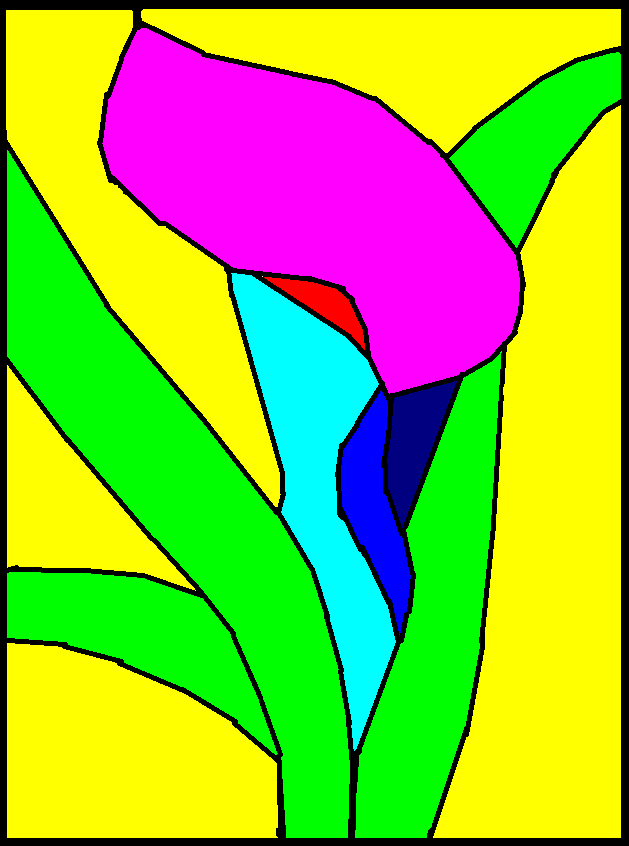
#> input picture vitraz/uploads/vitraz.png, 629 x 846 px
$ python -i app.py   (imports and definitions only)
#> lines starting #> are read from the running program, lines starting #| are printed output that depends on the picture; after the words box and inside, x2 and y2 are one past the last pixel; in counts of white or black regions, pixels touching at a corner belong together
### vitraz/record_manager.py
import logging

logging.basicConfig(level=logging.INFO, format='%(asctime)s [%(levelname)s] %(message)s')
logger = logging.getLogger(__name__)

class RecordManager:
    def __init__(self):
        self.records = {}

    def on_create(self, record_id, data):
        if record_id in self.records:
            raise ValueError(f"Záznam s ID {record_id} již existuje!")
        selfrecords[record_id] = data
        logger.info(f"Záznam {record_id} vytvořen s daty: {data}")
        return {"message": f"Záznam {record_id} vytvořen", "data": data}

    # [13 lines left out: functions on_update, on_delete, not called in this run]

### vitraz/app.py
from flask import Flask, render_template, request, jsonify, send_file
from PIL import Image
import cv2
import numpy as np
import os
import json
import logging
from io import BytesIO
from record_manager import RecordManager

# [1 line not run here, left out]
# [1 line that did not run here, left out]
# [1 line that did not run here, left out]
# [9 lines not run here, left out]
logger = logging.getLogger(__name__)

# Katalog barev
COLOR_CATALOG = {
    "maroon": (128, 0, 0),
    "red": (255, 0, 0),
    "orange": (255, 165, 0),
    "yellow": (255, 255, 0),
    "olive": (128, 128, 0),
    "purple": (128, 0, 128),
    "fuchsia": (255, 0, 255),
    "white": (255, 255, 255),
    "lime": (0, 255, 0),
    "green": (0, 128, 0),
    "navy": (0, 0, 128),
    "blue": (0, 0, 255),
    "aqua": (0, 255, 255),
    "teal": (0, 128, 128),
    "black": (0, 0, 0),
    "silver": (192, 192, 192)
}

# Inicializace RecordManager
record_manager = RecordManager()

# [12 lines left out: function convert_to_json_serializable, not called in this run]

def find_closest_color(rgb):
    min_dist = float('inf')
    closest_color = None
    for name, catalog_rgb in COLOR_CATALOG.items():
        dist = sum((a - b) ** 2 for a, b in zip(rgb, catalog_rgb)) ** 0.5
        if dist < min_dist:
            min_dist = dist
            closest_color = name
    return closest_color, COLOR_CATALOG[closest_color]

def analyze_image(image_path):
#> called with image_path = 'uploads/vitraz.png'
    img = cv2.imread(image_path)
#> img is the input picture: shape (846, 629, 3); mean B, G, R 56.6, 186, 146.3
    if img is None:
        raise ValueError("Nepodařilo se načíst obrázek!")

    img_rgb = cv2.cvtColor(img, cv2.COLOR_BGR2RGB)
    gray = cv2.cvtColor(img, cv2.COLOR_BGR2GRAY)
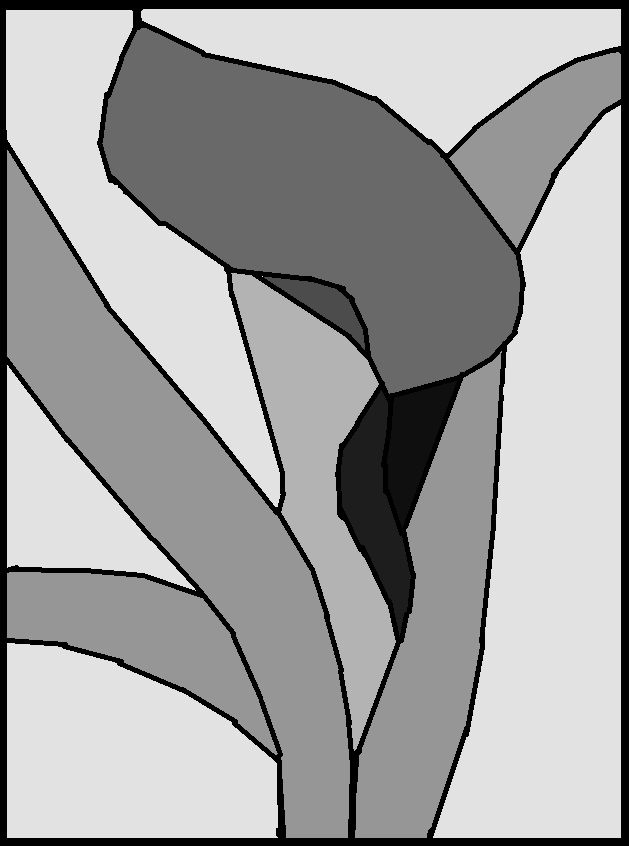
#> gray: shape (846, 629); min 0, max 255, mean 159.5

    # Převod na HSV a detekce černých linií
    hsv = cv2.cvtColor(img, cv2.COLOR_BGR2HSV)
#> hsv: shape (846, 629, 3); mean H, S, V 58, 231.1, 229.9
    lower_black = np.array([0, 0, 0])
    upper_black = np.array([180, 255, 15])
    black_mask = cv2.inRange(hsv, lower_black, upper_black)
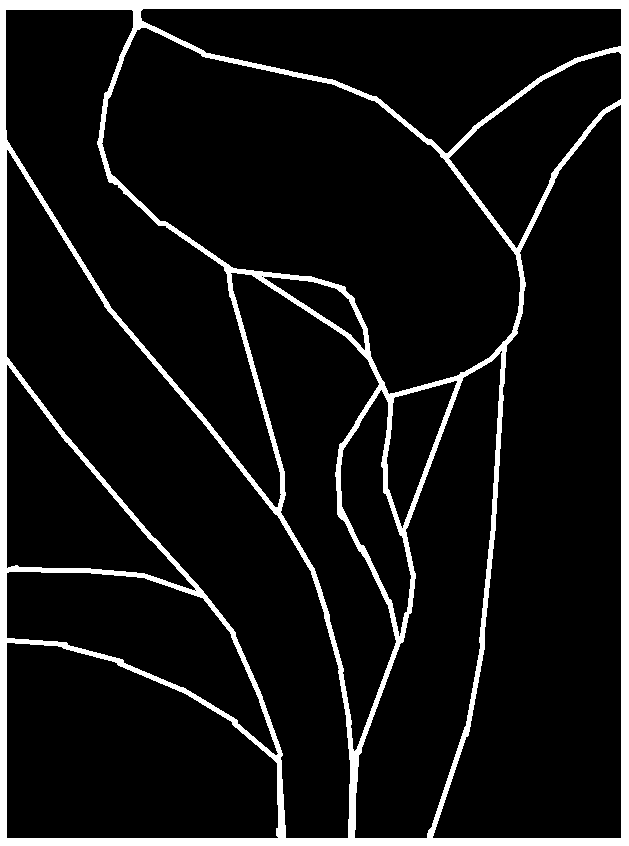
#> black_mask: shape (846, 629); 9.4% white; 1 white region, box (x1, y1, x2, y2) and area: (0, 0, 629, 846) 49829

    # Morfologické operace
    kernel = np.ones((5, 5), np.uint8)
    black_mask = cv2.dilate(black_mask, kernel, iterations=2)
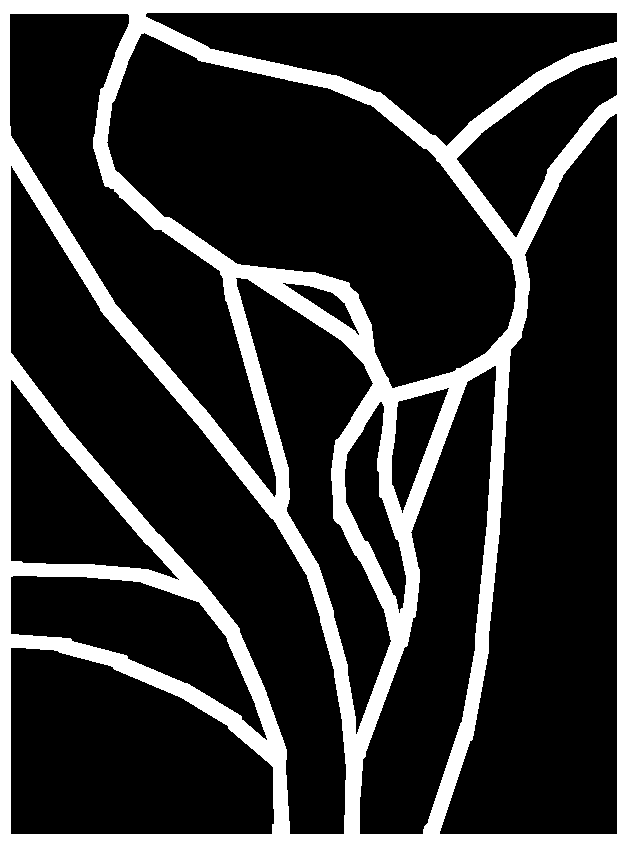
#> black_mask: shape (846, 629); 21% white; 1 white region, box (x1, y1, x2, y2) and area: (0, 0, 629, 846) 111668
    black_mask = cv2.erode(black_mask, kernel, iterations=1)
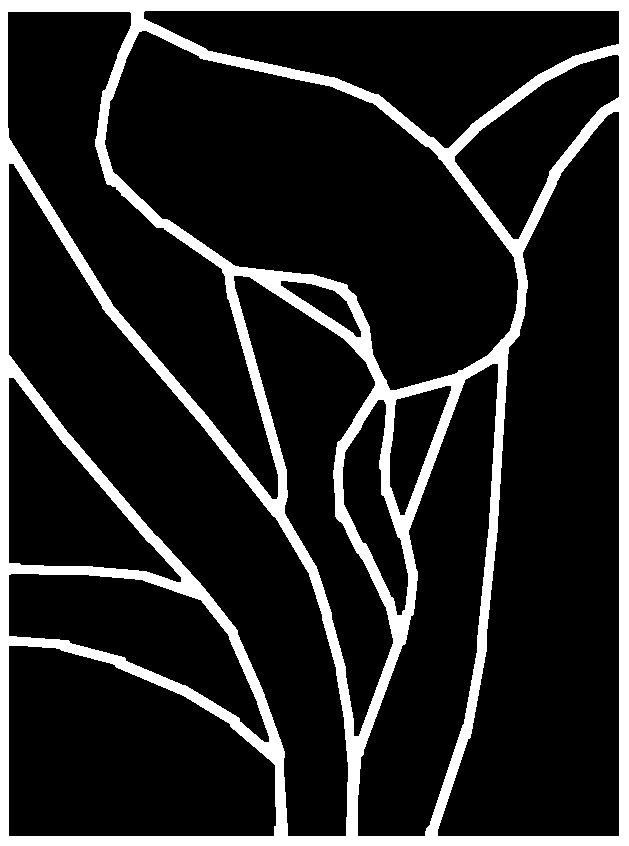
#> black_mask: shape (846, 629); 15.3% white; 1 white region, box (x1, y1, x2, y2) and area: (0, 0, 629, 846) 81468

    # Binární maska
    binary_mask = cv2.bitwise_not(black_mask)
#> binary_mask: shape (846, 629); 84.7% white; 1 black region

    # Detekce kontur
    contours, _ = cv2.findContours(binary_mask, cv2.RETR_EXTERNAL, cv2.CHAIN_APPROX_SIMPLE)
#> contours = 14 contours; largest, box (x1, y1, x2, y2) and area: (438, 112, 619, 836) 81373, (105, 31, 518, 390) 75661, (9, 164, 348, 836) 60948, (8, 12, 278, 499) 40866, (9, 646, 276, 836) 39537
    if not contours:
        raise ValueError("Žádné sklíčka nenalezeny!")

    pieces = []
    color_groups = {}
    total_area = img.shape[0] * img.shape[1]
#> total_area = 532134
    piece_id = 1

    for contour in contours:
        area = cv2.contourArea(contour)
        if area < 100:
            continue

        mask = np.zeros_like(gray)
        cv2.drawContours(mask, [contour], -1, 255, -1)

        masked_rgb = cv2.bitwise_and(img_rgb, img_rgb, mask=mask)
        mean_color = cv2.mean(masked_rgb, mask=mask)[:3]
        mean_color = tuple(int(c) for c in mean_color)

        if all(c < 15 for c in mean_color):
            continue

        catalog_color_name, catalog_rgb = find_closest_color(mean_color)
        percent_area = (area / total_area) * 100

        piece = {
            "id": piece_id,
            "area": int(area),
            "percent_area": round(percent_area, 2),
            "original_rgb": mean_color,
            "catalog_color": catalog_color_name,
            "catalog_rgb": catalog_rgb,
            "contour": contour.tolist()
        }

        # Uložení záznamu pomocí RecordManager
        record_manager.on_create(piece_id, piece)

        pieces.append(piece)
        piece_id += 1

        if catalog_color_name not in color_groups:
            color_groups[catalog_color_name] = {"pieces": [], "total_area": 0, "percent_area": 0}
        color_groups[catalog_color_name]["pieces"].append(piece)
        color_groups[catalog_color_name]["total_area"] += area
#> this loop made 1 pass
#> (area, catalog_color_name, catalog_rgb, percent_area) on pass 1: (39537, 'yellow', (255, 255, 0), 7.43)
#> pass 1, in analyze_image, `masked_rgb = cv2.bitwise_and(img_rgb, img_rgb, mask=mask)`:
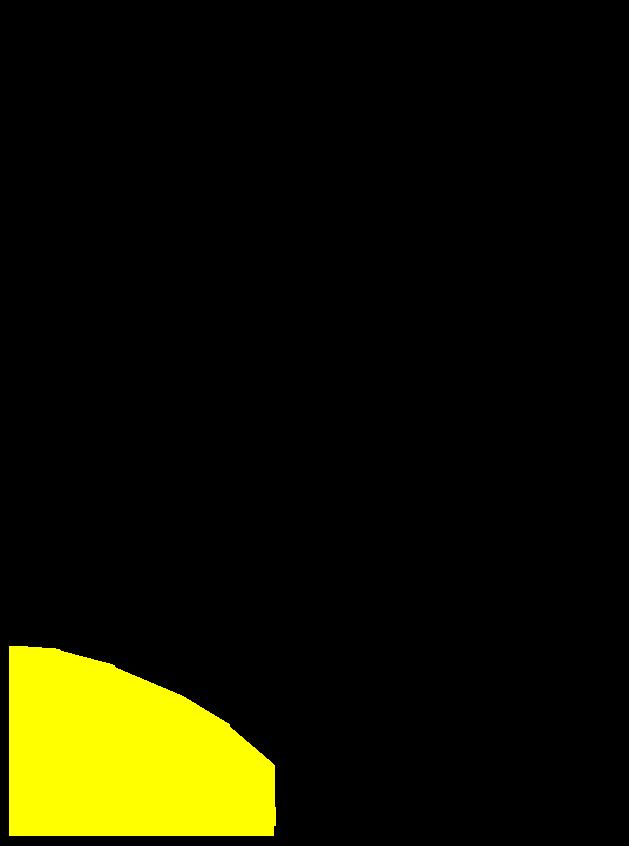
#> masked_rgb: shape (846, 629, 3); mean R, G, B 19.1, 19.1, 0
#> after the loop:
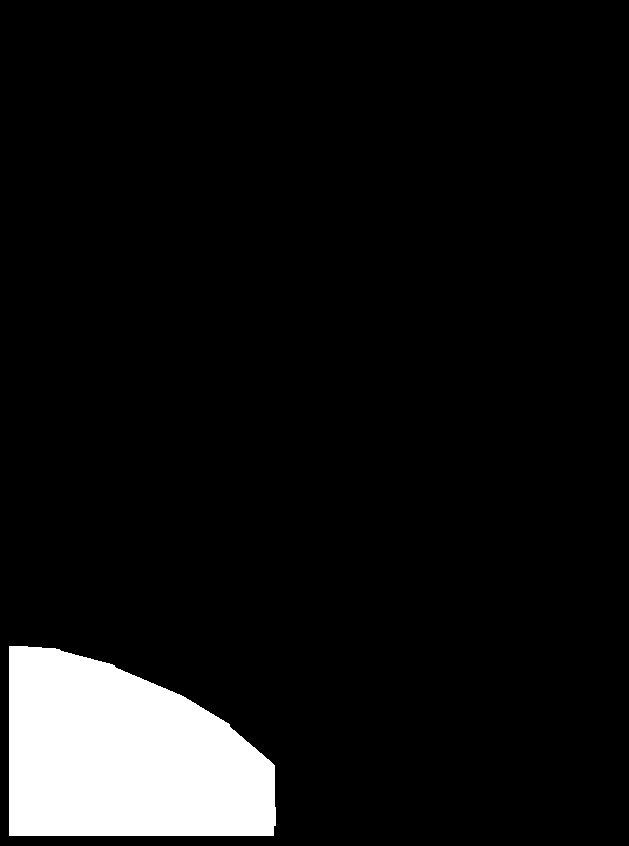
#> mask: shape (846, 629); 7.5% white; 1 white region, box (x1, y1, x2, y2) and area: (9, 646, 276, 836) 39934
#> after the loop, color_groups = 0 items; piece_id = 1; pieces = []

    for color, group in color_groups.items():
        group["percent_area"] = round((group["total_area"] / total_area) * 100, 2)

    if not pieces:
        raise ValueError("Žádná sklíčka nenalezena!")

    pieces = convert_to_json_serializable(pieces)
    color_groups = convert_to_json_serializable(color_groups)

    cv2.imwrite(os.path.join(app.config['OUTPUT_FOLDER'], 'black_mask.png'), black_mask)
    cv2.imwrite(os.path.join(app.config['OUTPUT_FOLDER'], 'binary_mask.png'), binary_mask)

    return pieces, color_groups, img_rgb

# [167 lines left out: functions create_replica, index, upload, replace_color, delete_piece, save_plan and 2 more, not called in this run]

# [3 lines that did not run here, left out]

# [2 lines not run here, left out]

#> (the run stopped early here; a loop or call above may not have finished)
